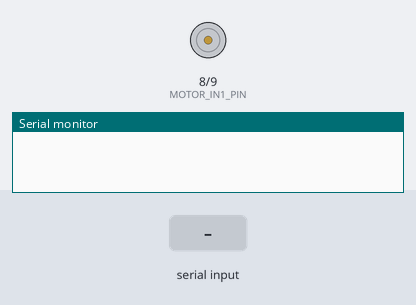
This sketch was run on a simulated Arduino Uno, built with avr-gcc and run on an emulated ATmega328P. On the bench: motor-driver pin pairs drawn as motors (green arrow = first pin HIGH = forward, orange = second pin HIGH = backward, longer = more drive, scaled by the enable pin), the last lines printed to the serial monitor. The inputs (shaded band) are chosen by the test bench.

Above: at 1.2 s.
1.3 s: "MOVE_RIGHT\n" received over Serial
At 1.9 s:
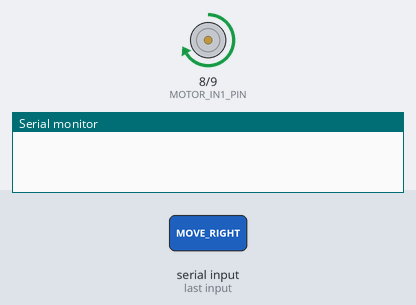
3.6 s: "MOVE_LEFT\n" received over Serial
At 4.2 s:
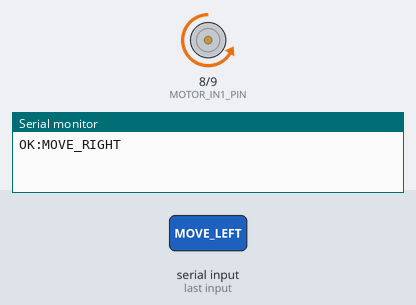
Timing chart, 0 to 6.6 s (numbered marks = the images above; inputs shaded):
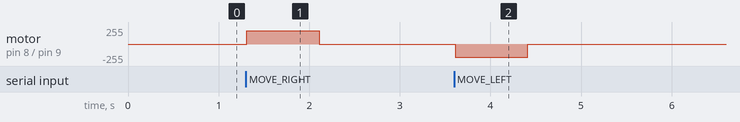

The sketch:

fabricon_motor_controller.ino
```cpp
/*
  Fabricon Motor Controller Firmware (Arduino)
  ---------------------------------------------
  Receives simple text commands over USB Serial from the FastAPI backend
  (app/services/esp32_service.py) and drives a DC motor through a motor
  driver module to route fabric right (defect) or left (normal).

  Serial protocol: 9600 baud, one newline-terminated ASCII command per
  line. Each command gets exactly one reply line back:

    MOVE_RIGHT  -> spins the motor one direction for MOVE_DURATION_MS,
                   then stops. Replies "OK:MOVE_RIGHT"
    MOVE_LEFT   -> spins the motor the other direction for
                   MOVE_DURATION_MS, then stops. Replies "OK:MOVE_LEFT"
    STATUS      -> health check only, no motor movement. Replies "READY"
    (anything else) -> replies "ERR:UNKNOWN_COMMAND"

  Wiring (example using a common L298N motor driver module):

    Arduino pin 8  -> L298N IN1
    Arduino pin 9  -> L298N IN2
    Arduino pin 10 -> L298N ENA   (PWM speed control)
    L298N OUT1/OUT2 -> DC motor terminals
    L298N 12V (or your motor's rated voltage) -> external motor power
                                                   supply (+)
    L298N GND       -> shared ground: Arduino GND AND motor power
                        supply (-) must all be tied together
    Arduino 5V/GND  -> Arduino's own USB power is enough for the logic
                        side; do NOT power the motor itself from the
                        Arduino's 5V pin

  If you're using a different driver (L293D, TB6612FNG, a relay-based
  H-bridge, etc.), just change MOTOR_IN1_PIN / MOTOR_IN2_PIN /
  MOTOR_ENABLE_PIN below to match your wiring -- the serial protocol and
  command handling don't need to change.
*/

const int MOTOR_IN1_PIN = 8;
const int MOTOR_IN2_PIN = 9;
const int MOTOR_ENABLE_PIN = 10; // PWM speed control, 0-255

const int MOTOR_SPEED = 200;                 // 0-255 (try lower values first)
const unsigned long MOVE_DURATION_MS = 800;  // how long the motor runs per command

void stopMotor() {
  digitalWrite(MOTOR_IN1_PIN, LOW);
  digitalWrite(MOTOR_IN2_PIN, LOW);
  analogWrite(MOTOR_ENABLE_PIN, 0);
}

void moveRight() {
  digitalWrite(MOTOR_IN1_PIN, HIGH);
  digitalWrite(MOTOR_IN2_PIN, LOW);
  analogWrite(MOTOR_ENABLE_PIN, MOTOR_SPEED);
  delay(MOVE_DURATION_MS);
  stopMotor();
}

void moveLeft() {
  digitalWrite(MOTOR_IN1_PIN, LOW);
  digitalWrite(MOTOR_IN2_PIN, HIGH);
  analogWrite(MOTOR_ENABLE_PIN, MOTOR_SPEED);
  delay(MOVE_DURATION_MS);
  stopMotor();
}

void setup() {
  Serial.begin(9600);

  pinMode(MOTOR_IN1_PIN, OUTPUT);
  pinMode(MOTOR_IN2_PIN, OUTPUT);
  pinMode(MOTOR_ENABLE_PIN, OUTPUT);

  stopMotor();
}

void loop() {
  if (Serial.available()) {
    String command = Serial.readStringUntil('\n');
    command.trim();

    if (command == "MOVE_RIGHT") {
      moveRight();
      Serial.println("OK:MOVE_RIGHT");
    } else if (command == "MOVE_LEFT") {
      moveLeft();
      Serial.println("OK:MOVE_LEFT");
    } else if (command == "STATUS") {
      Serial.println("READY");
    } else if (command.length() > 0) {
      Serial.println("ERR:UNKNOWN_COMMAND");
    }
  }
}
```

Measured:
- after the input at 1.3 s, motor on pin 8 (MOTOR_IN1_PIN) / pin 9 (MOTOR_IN2_PIN): stopped → forward 200/255 at once, → stopped 0.80 s later
- after the input at 3.6 s, motor on pin 8 (MOTOR_IN1_PIN) / pin 9 (MOTOR_IN2_PIN): stopped → backward 200/255 at once, → stopped 0.80 s later
